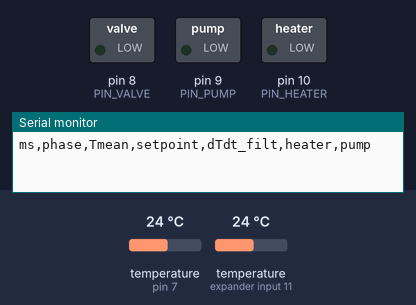
Bench run of a sketch on a simulated Arduino Uno, built with avr-gcc and run on an emulated ATmega328P. Parts: switched loads named in the sketch (green lamp = pin HIGH), the last lines printed to the serial monitor. The inputs (shaded band) are chosen by the test bench; at power-on: temperature (sensors on pin 7, expander input 11) 24 °C.

Above: at 0.4 s.
At 27.6 s:
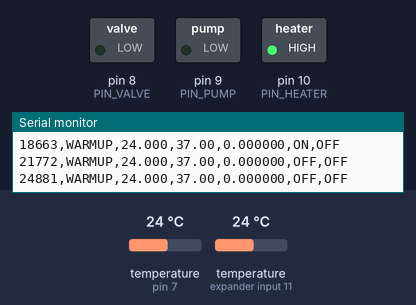
Timing chart, 0 to 31.3 s (numbered marks = the images above):
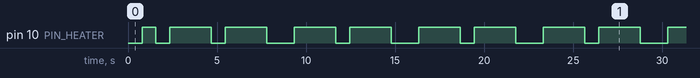

Measured:
- by itself, pin 10 (PIN_HEATER): moves between LOW and HIGH, repeating every 24.1 s

The sketch:

PTC_Airpump.ino
```cpp
#include <OneWire.h>
#include <DallasTemperature.h>

const uint8_t PIN_ONEWIRE = 7;
const uint8_t PIN_HEATER  = 10;
const uint8_t PIN_PUMP    = 9;   // <-- cooling pump / fan
const uint8_t PIN_VALVE   = 8;   // not used, kept OFF

double setpointC = 37.0;

const unsigned long WINDOW_MS = 1000;
const double SAFETY_HIGH_C = 50.0;

// -------- Cooling parameters (tune these) --------
const double COOL_START_C = 0.30;     // start cooling if T > setpoint + 0.30
const double COOL_STOP_C  = 0.10;     // stop cooling  if T <= setpoint + 0.10
const unsigned long PUMP_MIN_ON_MS  = 10000;  // avoid chattering
const unsigned long PUMP_MIN_OFF_MS = 10000;

// -------- HOLD parameters (as you had) --------
const unsigned long HOLD_PULSE_MS = 300;
const unsigned long HOLD_LOCKOUT_MS = 1500;
const double HOLD_TRIGGER_C = 0.03;     // pulse if T <= setpoint - 0.03
const double HOLD_SLOPE_GATE = 0.001;   // dT/dt gate

OneWire oneWire(PIN_ONEWIRE);
DallasTemperature sensors(&oneWire);

enum Phase { WARMUP, HOLD, COOL };
Phase phase = WARMUP;

unsigned long windowStart = 0;
unsigned long lastPrint = 0;

// HOLD pulse + lockout
bool inHoldPulse=false;
unsigned long holdPulseStart=0;
unsigned long lockoutUntil=0;

// Cooling pump timing
bool pumpOn = false;
unsigned long pumpLastChange = 0; // ms of last ON/OFF transition

// dT/dt
double dTdtFilt=0;
double lastMean=NAN;
unsigned long lastSlope=0;

void heater(bool on){ digitalWrite(PIN_HEATER,on?HIGH:LOW); }
void pump(bool on)  { digitalWrite(PIN_PUMP,  on?HIGH:LOW); pumpOn = on; }

bool readT(double &t1,double &t2,double &m){
  sensors.requestTemperatures();
  t1=sensors.getTempCByIndex(0);
  t2=sensors.getTempCByIndex(1);
  if(t1==DEVICE_DISCONNECTED_C || t2==DEVICE_DISCONNECTED_C) return false;
  m=(t1+t2)/2.0;
  return true;
}

double warmupDuty(double T){
  double err=setpointC-T;
  if(err>10) return 0.70;
  if(err>5)  return 0.55;
  if(err>2)  return 0.35;
  if(err>0.7)return 0.20;
  return 0.12;   // tuned from your data
}

bool canTurnPumpOn(unsigned long now){
  return (!pumpOn) && (now - pumpLastChange >= PUMP_MIN_OFF_MS);
}
bool canTurnPumpOff(unsigned long now){
  return (pumpOn) && (now - pumpLastChange >= PUMP_MIN_ON_MS);
}

void setup(){
  Serial.begin(115200);
  pinMode(PIN_HEATER,OUTPUT);
  pinMode(PIN_PUMP,OUTPUT);
  pinMode(PIN_VALVE,OUTPUT);

  digitalWrite(PIN_VALVE,LOW);
  heater(false);
  pump(false);
  pumpLastChange = millis();

  sensors.begin();
  windowStart=millis();

  Serial.println("ms,phase,Tmean,setpoint,dTdt_filt,heater,pump");
}

void loop(){
  unsigned long now=millis();

  double t1,t2,T;
  if(!readT(t1,t2,T)){
    heater(false); pump(false);
    return;
  }
  if(T>SAFETY_HIGH_C){
    heater(false); pump(true); // optional: force cooling if safety exceeded
    return;
  }

  // slope update (every 5s)
  if(lastSlope==0){ lastSlope=now; lastMean=T; }
  if(now-lastSlope>5000){
    double slope=(T-lastMean)/((now-lastSlope)/1000.0);
    dTdtFilt=0.4*slope+0.6*dTdtFilt;
    lastMean=T;
    lastSlope=now;
  }

  // -------- Mode decision: COOL has priority if above setpoint --------
  bool wantCool = (T > setpointC + COOL_START_C);
  bool coolDone = (T <= setpointC + COOL_STOP_C);

  if (phase != COOL && wantCool) {
    phase = COOL;
    inHoldPulse = false;
  }
  if (phase == COOL && coolDone) {
    // After cooling, if we're still above setpoint, we can go HOLD (heater off anyway),
    // but typically you'll be near setpoint so HOLD is fine.
    phase = HOLD;
  }

  bool heaterOn=false;

  if(phase == COOL){
    // Heater OFF always in cool
    heaterOn = false;

    // Pump ON with min timing rules
    if (!pumpOn && canTurnPumpOn(now)) {
      pump(true); pumpLastChange = now;
    }
    // keep it ON until coolDone AND min ON time satisfied
    if (pumpOn && coolDone && canTurnPumpOff(now)) {
      pump(false); pumpLastChange = now;
    }
  }
  else {
    // Not cooling -> pump OFF (unless min-on prevents immediate off)
    if (pumpOn && canTurnPumpOff(now)) {
      pump(false); pumpLastChange = now;
    }

    // Your original HEAT logic
    if(phase==WARMUP){
      if(T>=setpointC) heaterOn=false;
      else{
        double duty=warmupDuty(T);
        // robust window alignment
        if(now - windowStart >= WINDOW_MS){
          windowStart += ((now - windowStart) / WINDOW_MS) * WINDOW_MS;
        }
        heaterOn = ((now - windowStart) < (unsigned long)(WINDOW_MS*duty));
      }
      // switch to HOLD early
      if(T >= setpointC - 0.7) phase = HOLD;
    }
    else { // HOLD
      if(T>=setpointC){ heaterOn=false; inHoldPulse=false; }
      else{
        if(inHoldPulse){
          if(now-holdPulseStart < HOLD_PULSE_MS) heaterOn=true;
          else { inHoldPulse=false; heaterOn=false; }
        } else {
          if(now>lockoutUntil &&
             T <= setpointC - HOLD_TRIGGER_C &&
             dTdtFilt <= HOLD_SLOPE_GATE){

            inHoldPulse=true;
            holdPulseStart=now;
            lockoutUntil=now + HOLD_LOCKOUT_MS;
            heaterOn=true;
          }
        }
      }
    }
  }

  heater(heaterOn);

  // log every 3s
  if(now-lastPrint>3000){
    lastPrint=now;
    Serial.print(now);Serial.print(",");
    Serial.print(phase==WARMUP?"WARMUP":(phase==HOLD?"HOLD":"COOL"));Serial.print(",");
    Serial.print(T,3);Serial.print(",");
    Serial.print(setpointC,2);Serial.print(",");
    Serial.print(dTdtFilt,6);Serial.print(",");
    Serial.print(heaterOn?"ON":"OFF");Serial.print(",");
    Serial.println(pumpOn?"ON":"OFF");
  }
}
```
